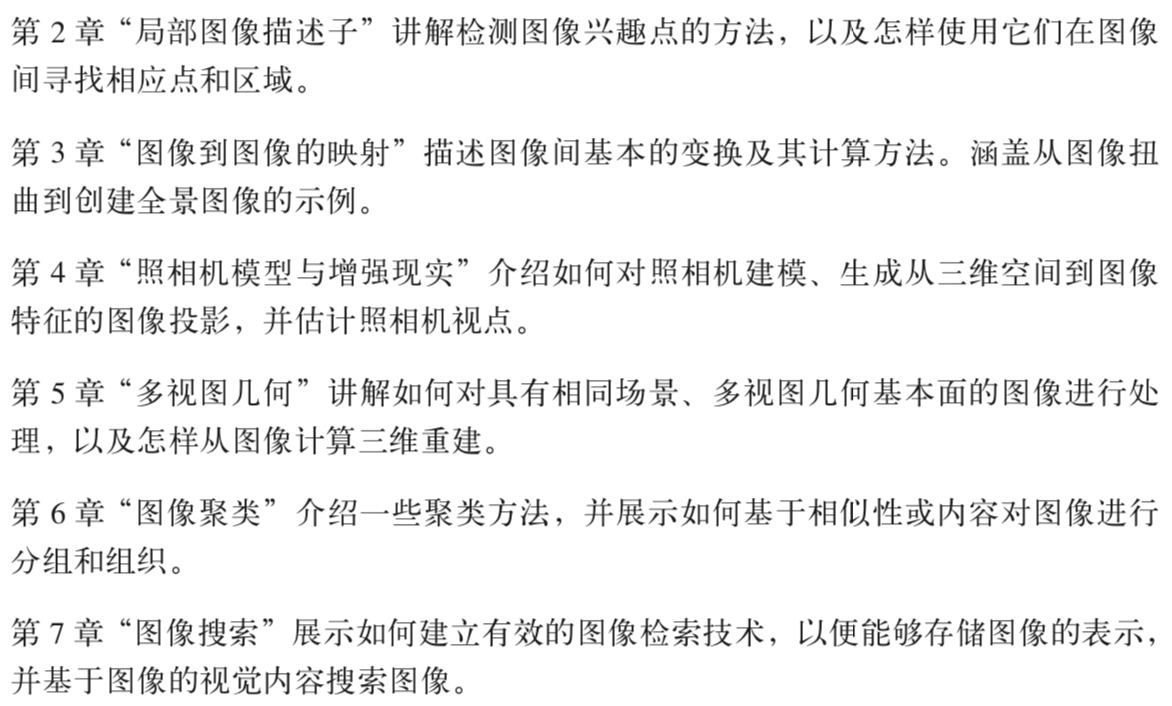
#> input picture predict/toPredict2.png, 1172 x 706 px
$ python -i ChineseRecognition_sample.py   (imports and definitions only)   (older library calls are emulated)
#> lines starting #> are read from the running program, lines starting #| are printed output that depends on the picture
# -*- coding:utf-8 -*-
import os
# 指定使用哪块gpu
# os.environ["CUDA_VISIBLE_DEVICES"] = "4"
import random
import tensorflow.contrib.slim as slim
import time
import logging
import numpy as np
import tensorflow as tf
import pickle
from PIL import Image
import cv2
from tensorflow.python.ops import control_flow_ops
from Segmentaion import *
import sys

# python2
# reload(sys)
# sys.setdefaultencoding('utf-8')

# 使用简单点的模型

logger = logging.getLogger('Training chinese recognition')
# [1 line not run here, left out]
sh = logging.StreamHandler()
# [28 lines not run here, left out]
# 使用adam优化器会根据参数动态约束学习率,不需要指定衰减率
# tf.app.flags.DEFINE_float('decay_rate', 0.95, "the decay rate of learning rate")
# tf.app.flags.DEFINE_float('decay_steps', 500, "the steps of decay rate")

# 配置每个gpu占用内存的比例
# gup_option = tf.GPUOptions(per_process_gpu_memory_fraction=0.333)
#  此变量可从命令行中取出指定参数的参数值
FLAGS = tf.app.flags.FLAGS


# [11 lines left out: function data_augmentation, not called in this run]


# 获取数据
class DataGain(object):
    # [11 lines left out: function __init__, not called in this run]

    @property
    def size(self):
        return len(self.labels)

    # [258 lines left out: functions input_pipeline, build_graph, train, test, get_file_path_list, not called in this run]


# 图像二值化，需注意待预测的汉字是黑底白字还是白底黑字
def binary_pic(path_list):
#> called with path_list = 'predict/toPredict2.png'
    for path in path_list:
        imag = cv2.imread(path_list)
#> imag is the input picture: shape (706, 1172, 3); mean B, G, R 240.5, 240.5, 240.5
        # cvtColor用于颜色空间转换，此处参数为COLOR_BGR2GRAY，即转换为灰色图片
        gray_image = cv2.cvtColor(imag, cv2.COLOR_BGR2GRAY)
        # 灰图二值化
        ret, thresh = cv2.threshold(gray_image, 0, 255, cv2.THRESH_BINARY_INV + cv2.THRESH_OTSU)
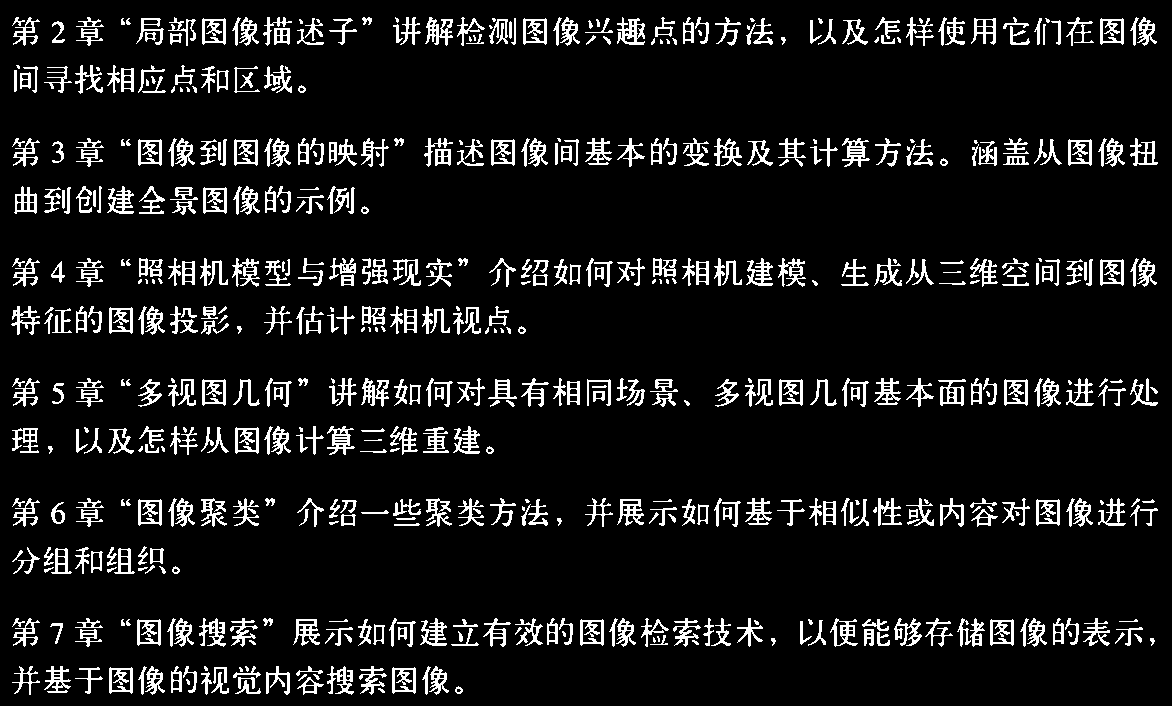
#> thresh: shape (706, 1172); 9.1% white in thin lines or dots
#> ret = 184
#> (the run stopped early here; a loop or call above may not have finished)
